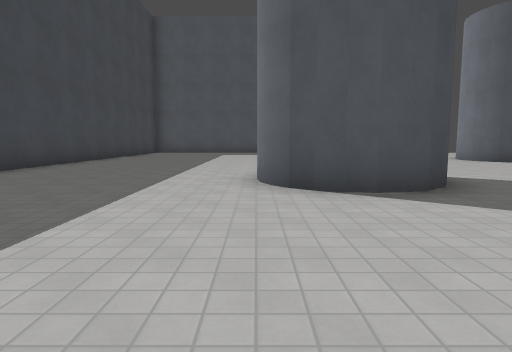
[1] (above)

19 first-person views from a walk through a level from a Godot 3-D game. The camera is 1.3 m above the floor, tilts 6° down and sees 75° across. The floor is counted in squares, 2 m on a side. Each view is taken from the middle of a square. On the plan, view 1 faces up. The plan holds only what a view shows up to about 10 squares ahead; the rest is blank. Surface patterns are stand-ins for the level's own textures.

[2]
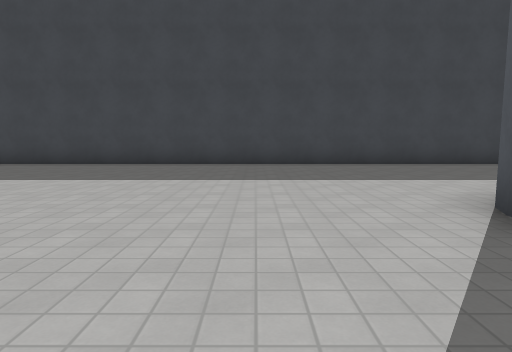

[3]
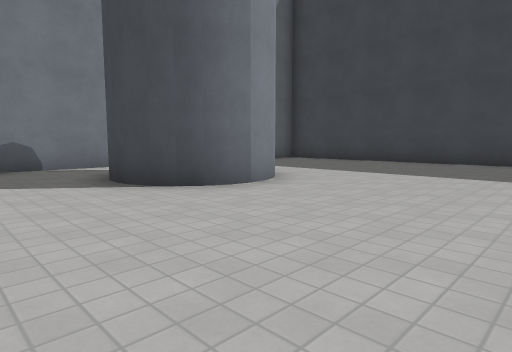

[4]
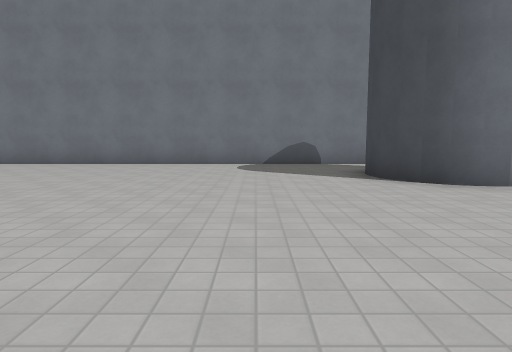

[5]
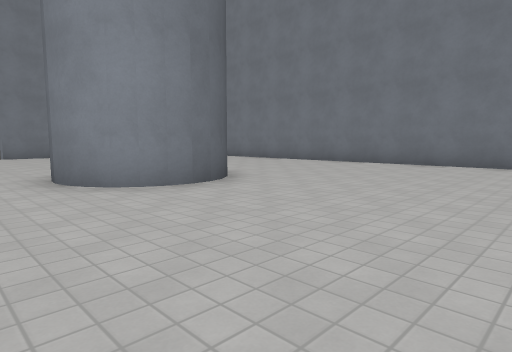

[6]
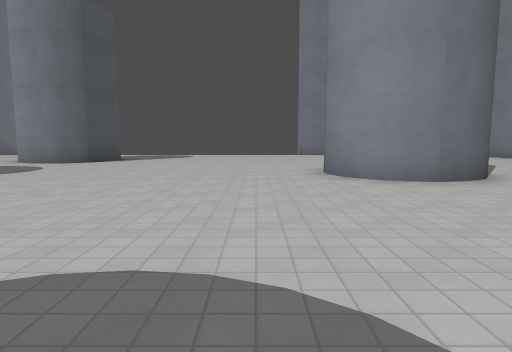

[7]
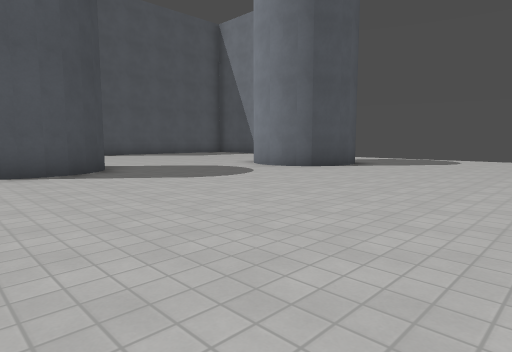

[8]
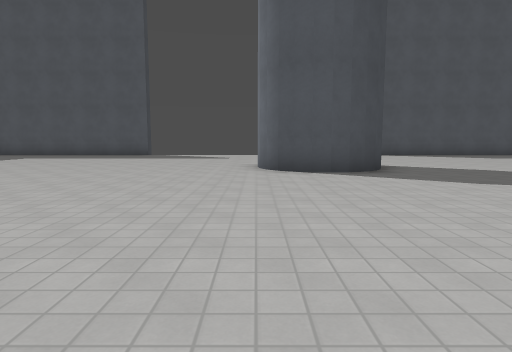

[9]
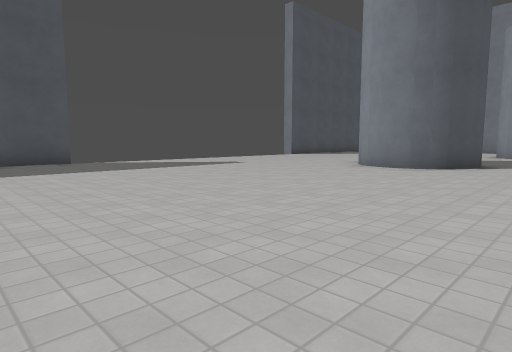

[10]
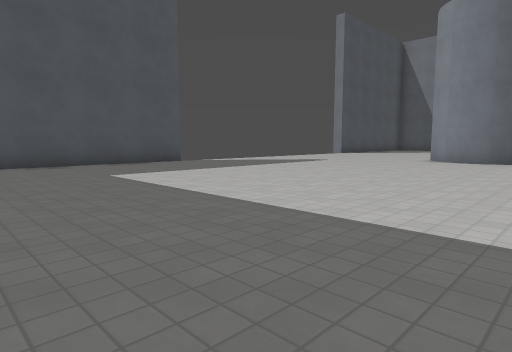

[11]
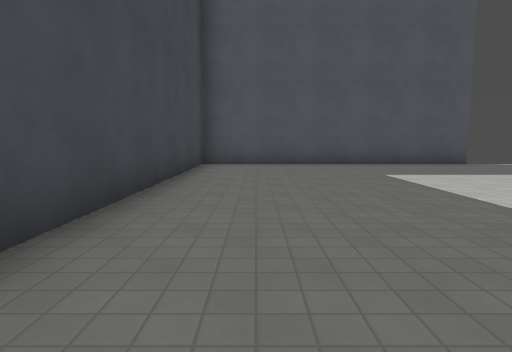

[12]
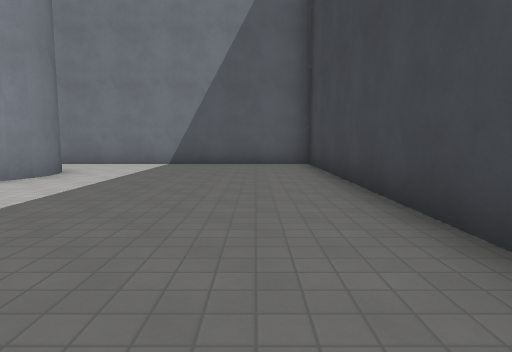

[13]
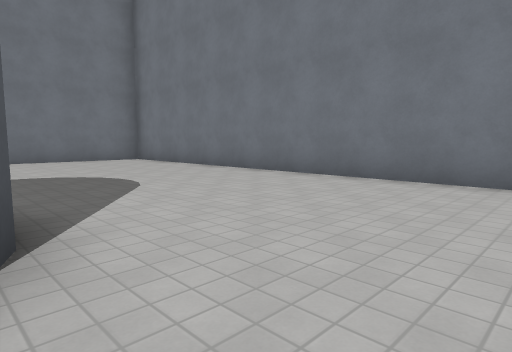

[14]
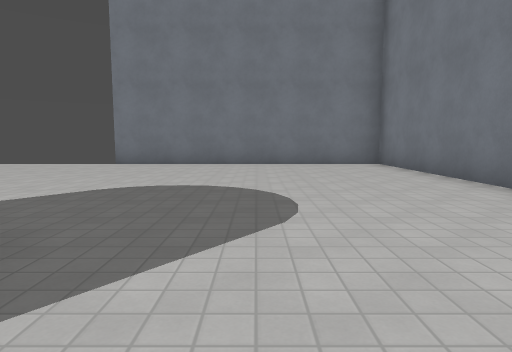

[15]
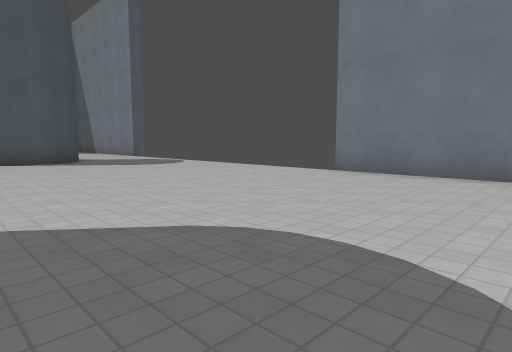

[16]
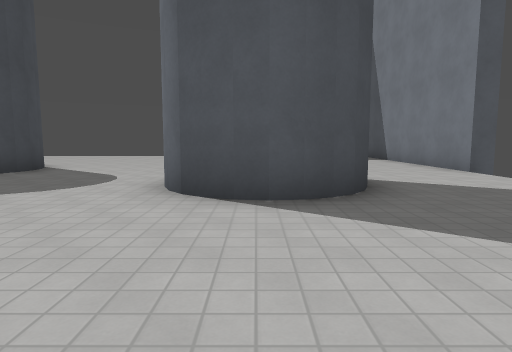

[17]
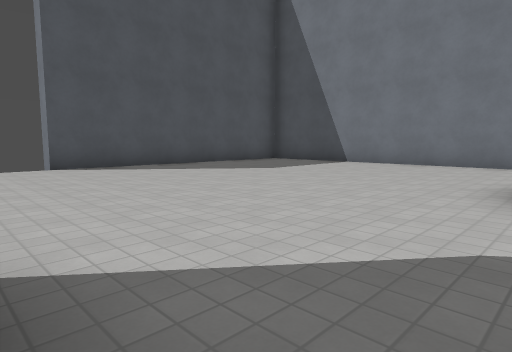

[18]
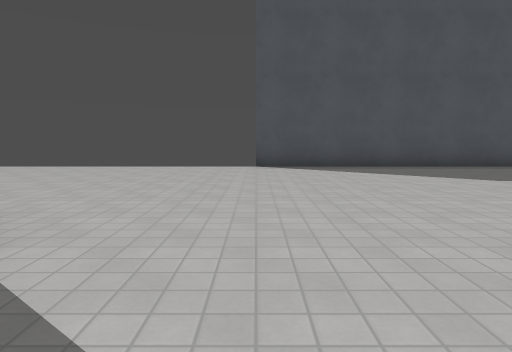

[19]
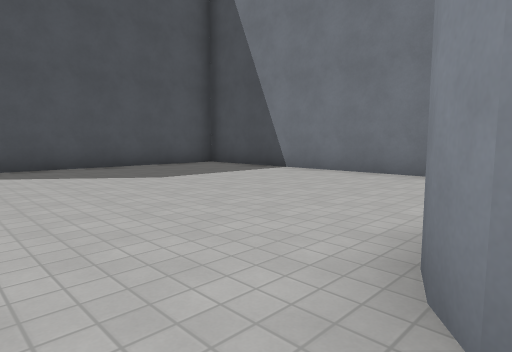

### Floor plan
Points are (right, up) in squares from view 1. A wall is a line through its corners. A room is listed if a view was taken in it or the views show most of it. See-through windows are left out.
Room 1 (views 1, 2, 3, 4, 5, 6, 7, 8, 9, 10, 11, 12, 13, 14, 15, 16, 17, 18, 19)
walls: (8.5, 9.8) (7.6, 10.1) (7, 10.9); (8.7, 9.8) (8, 9.9); (2.9, 4.9) (2.5, 4.4) (1.7, 4.1) (0.7, 4.3); (7.3, 10.4) (7, 11.2); (2.7, 4.7) (2.1, 4.2) (0.9, 4.1) (0.2, 5); (7.2, 10.6) (7, 11.6) (7.3, 12.3) (7.8, 12.7); (9.4, 0.9) (10.2, 1.5) (10.9, 1.6); (9.4, 0.7) (9.8, 1.3); (1.3, 4.1) (0.6, 4.4); (10.1, 11.2) (9.8, 10.4) (9.1, 9.9) (8.1, 9.8); (1.1, 4.1) (0.3, 4.7) (0.1, 5.3); (10, 11.8) (10.1, 10.9) (9.5, 10.1) (8.3, 9.7) (7, 10.7) (7.1, 11.9) (7.6, 12.5); (9.8, 12.2) (10.1, 11.6) (10, 10.8); (9.4, -0.5) (9.2, 0.3) (9.6, 1.2); (9.8, -1.1) (9.2, -0.3) (9.4, 1.1) (10.6, 1.6) (11.2, 1.5); (10, -1.2) (9.6, -0.8) (9.3, -0.1); (13.9, 10.1) (14.4, 10.5); (15.1, 7.5) (14.2, 7.9) (13.7, 8.5) (13.6, 9.3) (14, 10.3) (14.8, 10.6); (15.3, 7.6) (14.6, 7.7); (1.8, -1.7) (2.6, -2.3) (2.9, -3) (2.8, -3.7); (1.6, -1.7) (2.3, -2); (16.4, 8.4) (16.1, 7.9) (14.9, 7.4) (13.9, 8.2) (13.6, 8.9) (13.7, 9.7) (14.2, 10.3); (1, -1.8) (2, -1.6) (2.8, -2.6) (2.9, -3.3); (16.6, 8.7) (16.4, 8.2) (15.7, 7.7) (14.7, 7.6); (0.6, -1.9) (1.2, -1.7) (2.2, -1.8); (-0.1, -3.7) (-0.2, -3) (0.1, -2.4); (0.1, -4) (-0.2, -3.4) (-0.1, -2.8); (2.1, 18.5) (-5.5, 18.5) (-5.5, -6.5) (19.5, -6.5) (19.5, 1); (19.5, 11) (19.5, 17.8); (18.8, 18.5) (12, 18.5)
ways out: gap at (2, 19); gap at (12, 19); gap at (20, 1); gap at (20, 11)

Positions as (right, up) in squares from view 1, and headings:
1: (0, 0), facing up
2: (4, 2), facing left
3: (5, 2), facing down-left
4: (5, 3), facing down
5: (5, 3), facing down-right
6: (4, 3), facing right
7: (7, 3), facing up-right
8: (7, 3), facing up
9: (-1, 8), facing up-right
10: (-4, 9), facing up-right
11: (-4, 9), facing up
12: (-4, 3), facing down
13: (8, -1), facing down-right
14: (10, -3), facing right
15: (13, -3), facing up-right
16: (15, 4), facing up
17: (10, 10), facing up-right
18: (12, 10), facing up
19: (13, 10), facing up-right
